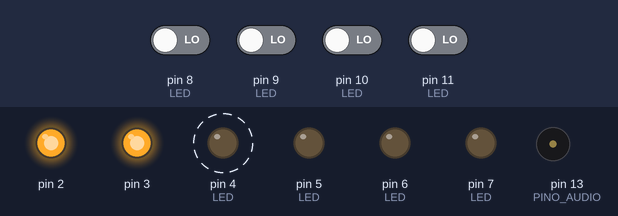
Bench run of a sketch on a simulated Arduino Uno, built with avr-gcc and run on an emulated ATmega328P. Shown: output pins drawn as LEDs (lit = HIGH), buzzer (waves = sounding). Dashed ring = blinking. The test bench sets the inputs (shaded band); at power-on: pin 8 (LED), pin 9 (LED), pin 10 (LED), pin 11 (LED) LOW. Random numbers use the default seed unless the sketch sets one; pins used as bus, display or sensor lines are not drawn.

Above: at 2.9 s.
3.0 s: pin 8 (LED) driven HIGH
At 4.7 s:
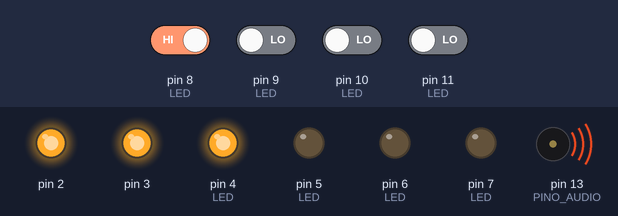
At 5.3 s:
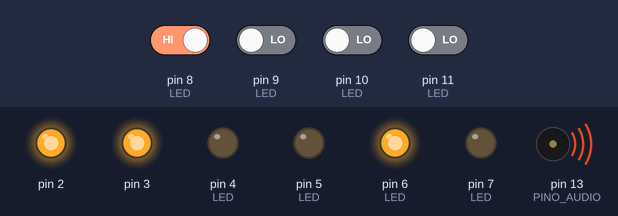
6.0 s: pin 10 (LED) driven HIGH
9.0 s: pin 10 (LED) driven LOW
At 12.8 s:
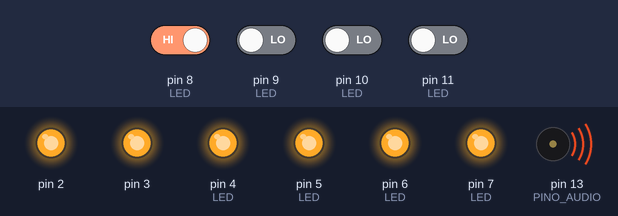
Timing chart, 0 to 18.0 s (numbered marks = the images above; inputs shaded):
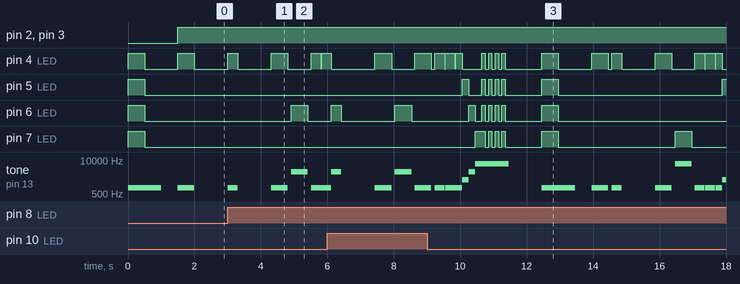

The sketch:

projeto.ino
```cpp
//Baseado no código disponível em: http://labdegaragem.com/profiles/blogs/arduino-genius-jogo-da-mem-ria

//Desenvolvido por: Gabriel Rossati, Nathan Rodrigues e Yure Pablo

// Definições de pinos

//Define as 3 cores para o LED RGB no projeto
#define R 1
#define G 2
#define B 3

//Define cada um dos leds principais do jogo
#define LED_RED 4
#define LED_YELLOW 5
#define LED_GREEN 6
#define LED_BLUE 7

//Define cada um dos botões correspondentes a cada um dos leds
#define BT_RED 8
#define BT_YELLOW 9
#define BT_GREEN 10
#define BT_BLUE 11

//Define a entrada para o sensor e o buzzer
#define PINO_SENSOR 12
#define PINO_AUDIO 13

//Define as notas reproduzidas pelo Buzzer para cada uma das cores
#define NOTE_RED  880
#define NOTE_YELLOW  1760
#define NOTE_GREEN  3520
#define NOTE_BLUE 7040

/*
 * Cada LED possui um pino, um botão e uma nota associados, armazenados numa struct.
 * A struct é inicializada com as quatro cores do jogo.
 */
const struct _led{
  const int pino;
  const int botao;
  const int tom;
} LED[4] = { {LED_RED, BT_RED, NOTE_RED}, {LED_YELLOW, BT_YELLOW, NOTE_YELLOW}, {LED_GREEN, BT_GREEN, NOTE_GREEN},
             {LED_BLUE, BT_BLUE, NOTE_BLUE} };

//Struct para organizar o LED RGB
struct _RGB{
  const int pino[3];
  boolean ledAceso;
} RGB = { R, G, B, false};

// Variáveis que controlam o tempo para o LED RGB ser aceso
unsigned long tempo_inicial;
int tempo;

// O vetor sequencia armazena as informações de cada rodada do jogo, sendo o máximo de sequências igual a 100
int sequencia[100] = {};

// Guarda a rodada (das cem disponiveis) em que o usuário está
int rodada_atual = 0;

// Guarda em qual posicao da sequencia na rodada o usuário está
int passo_atual_na_sequencia = 0;

// Verifica se o jogador perdeu ou não o jogo
boolean perdeu_o_jogo = false;

// Define quando o usuário aperta um botão
int botao_pressionado = 0;

void setup() {
  //Inicialização dos inputs e outputs

  for (int i = 0; i < 3; i++)
  {
    pinMode(RGB.pino[i], OUTPUT);
  }

  for (int i = 0; i < 4; i++)
  {

    pinMode(LED[i].pino, OUTPUT);
    pinMode(LED[i].botao, INPUT);

  }

  pinMode(PINO_AUDIO, OUTPUT);

  Serial.begin(9600);

  /*
   * Inicializando o random através de uma leitura da porta analógica.
   * Esta leitura gera um valor variável entre 0 e 1023.
   */

  randomSeed(analogRead(0));
}

void loop() {

  // Se o jogador perdeu o jogo reinicializamos todas as variáveis.

  if (perdeu_o_jogo)
  {

    int sequencia[100] = {};

    rodada_atual = 0;
    passo_atual_na_sequencia = 0;

    apagarRGB();

    perdeu_o_jogo = false;

  }

  // Toca um som de início para anunciar que o jogo está começando quando é a primeira rodada.
  if (rodada_atual == 0)
  {

    iniciarJogo();

    delay(500);

  }

  // Chama a função que inicializa a próxima rodada.

  proximaRodada();

  // Reproduz a sequência atual.

  reproduzirSequencia();

  // Aguarda os botões serem pressionados pelo jogador.

  aguardarJogador();

  // Aguarda 1 segundo entre cada jogada.

  delay(1000);
}

// Faz uma animação de entrada
void iniciarJogo() {
  tone(PINO_AUDIO, LED[0].tom);

  combinarLeds(500);

  noTone(PINO_AUDIO);
}

/*
  * Sorteia uma nova cor para ser mostrada e adiciona-a à sequência
  * Reseta o LED RGB
  * Sorteia um novo tempo de espera até o RGB ser aceso novamente
  */
void proximaRodada() {
    apagarRGB();
    int numero_sorteado = random(0, 4);
    tempo_inicial = millis();
    tempo = random(3, 12);
    sequencia[rodada_atual++] = numero_sorteado;
}

// Reproduz a sequência a ser memorizada
void reproduzirSequencia() {

  for (int i = 0; i < rodada_atual; i++)
  {
    int indice_cor = sequencia[i];

    mostrarLed(LED[indice_cor].tom, LED[indice_cor].pino, 500);

    delay(100);
  }

}

// Aguarda a jogada e verifica se a cor escolhida é igual a da posicao atual na sequencia
void aguardarJogador() {
  for (int i = 0; i < rodada_atual; i++)
  {
    aguardarJogada();

    //Esse primeiro teste verifica se a funcao do sensor já não chamou gameOver()
    if (perdeu_o_jogo)
    {
      break;
    }

    if (sequencia[passo_atual_na_sequencia] != botao_pressionado)
    {
      gameOver();
    }

    if (perdeu_o_jogo)
    {
      break;
    }

    passo_atual_na_sequencia++;
  }

  passo_atual_na_sequencia = 0;
}

/*
 * Aguarda o jogador pressionar um botão e guarda qual foi pressionado
 * Nesse momento, entre uma posicao e outra da sequencia, o jogo verifica se deve acender o LED RGB
 */
void aguardarJogada() {
  boolean jogada_efetuada = false;

  while (!jogada_efetuada)
  {
    verificarRGB();

    //Se o jogador perdeu no sensor, sai do loop
    if (perdeu_o_jogo)
    {
      jogada_efetuada = true;
      break;
    }

    for (int i = 0; i <= 3; i++)
    {
      if (digitalRead(LED[i].botao) == HIGH)
      {

        botao_pressionado = i;

        mostrarLed(LED[i].tom, LED[i].pino, 300);

        jogada_efetuada = true;

      }
    }

    delay(10);
  }
}

/*
 * Verifica se o tempo decorrido desde o inicio da rodada é igual ao tempo aleatório gerado.
 * Se sim, o LED deve ser aceso.
 */
void verificarRGB(){
  if (millis() - tempo_inicial >= tempo*1000)
  {
      setColor(255, 135, 75);
      RGB.ledAceso = true;
      delay(1200);
      controlarSensor();
      tempo_inicial = millis();
  }
}

/*
 * Quando o estado de LED RGB é alterado, essa função é chamada.
 * Verifica se o jogador colocou ou não a mão (ou o dedo) em frente ao sensor.
 * Se durante três segundos a condição for falsa, o jogador perde o jogo.
 */
void controlarSensor(){
   unsigned long t = millis();

   while((millis() - t <= 3000) && RGB.ledAceso)
   {
      if (digitalRead(PINO_SENSOR) != LOW)
      {
          RGB.ledAceso = false;
          gameOver();
      }
   }

   apagarRGB();
}

// Apaga o led RGB
void apagarRGB(){
  setColor(255, 255, 255);
  RGB.ledAceso = false;
}

// Escolhe a cor para ser inserida no LED RGB
void setColor(int pixel_vermelho, int pixel_verde, int pixel_azul){
  analogWrite(RGB.pino[0], pixel_vermelho);
  analogWrite(RGB.pino[1], pixel_verde);
  analogWrite(RGB.pino[2], pixel_azul);
}

//Mostra um led especifico com seu respectivo tom por um determinado tempo
void mostrarLed(const int tom, const int pinoLed, int t){
    tone(PINO_AUDIO, tom);
    digitalWrite(pinoLed, HIGH);

    delay(t);

    digitalWrite(pinoLed, LOW);
    noTone(PINO_AUDIO);
}

// Recebe um estado e seta os leds para esse estado
void setLeds(int estado){
  for (int i = 0; i < 4; i++)
  {
    digitalWrite(LED[i].pino, estado);
  }
}

// Ajuda na execução das animações de LED'S
void combinarLeds(int t){
      setLeds(HIGH);

      delay(t);

      setLeds(LOW);

      delay(t);
}

/*
 * Faz uma pequena animação com os LED'S para indicar fim de jogo.
 * Atualiza a variável perdeu_o_jogo.
 */
void gameOver(){
  for (int i = 0; i <= 3; i++)
  {
      mostrarLed(LED[i].tom, LED[i].pino, 200);
  }

  tone(PINO_AUDIO, LED[3].tom);

  for (int i = 0; i <= 3; i++)
  {
      combinarLeds(100);
  }

   noTone(PINO_AUDIO);

   perdeu_o_jogo = true;
}
```

Measured:
- after the input at 3.0 s, pin 4 (LED): goes HIGH 0.30 s, LOW 1.0 s, HIGH 0.50 s, LOW 0.70 s, HIGH 0.30 s, LOW 0.01 s, then HIGH, starting at once; pin 6 (LED): LOW → HIGH after 1.9 s, → LOW 0.50 s later; tone on pin 13 (PINO_AUDIO): plays 880 Hz for 0.30 s, 880 Hz for 0.50 s, 3520 Hz for 0.50 s, 880 Hz for 0.30 s, 880 Hz for 0.18 s, starting at once
- by itself, pin 4 (LED): alternates HIGH for 0.50 s and LOW for 1.0 s
